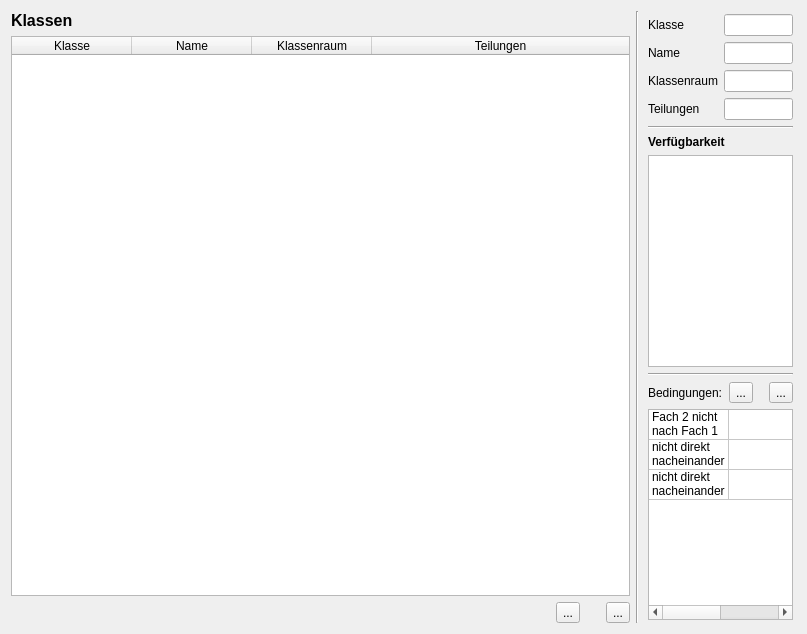
<?xml version="1.0" encoding="UTF-8"?>
<ui version="4.0">
 <class>CourseEditor</class>
 <widget class="QWidget" name="CourseEditor">
  <property name="geometry">
   <rect>
    <x>0</x>
    <y>0</y>
    <width>807</width>
    <height>634</height>
   </rect>
  </property>
  <property name="sizePolicy">
   <sizepolicy hsizetype="Preferred" vsizetype="MinimumExpanding">
    <horstretch>0</horstretch>
    <verstretch>0</verstretch>
   </sizepolicy>
  </property>
  <property name="minimumSize">
   <size>
    <width>0</width>
    <height>0</height>
   </size>
  </property>
  <property name="mouseTracking">
   <bool>false</bool>
  </property>
  <property name="windowTitle">
   <string>Daten der Klassen</string>
  </property>
  <layout class="QHBoxLayout" name="horizontalLayout" stretch="5,0,1">
   <item>
    <layout class="QVBoxLayout" name="verticalLayout">
     <item>
      <widget class="QLabel" name="label">
       <property name="font">
        <font>
         <pointsize>12</pointsize>
         <bold>true</bold>
        </font>
       </property>
       <property name="text">
        <string>Klassen</string>
       </property>
      </widget>
     </item>
     <item>
      <widget class="QTableWidget" name="class_table">
       <property name="editTriggers">
        <set>QAbstractItemView::NoEditTriggers</set>
       </property>
       <property name="alternatingRowColors">
        <bool>true</bool>
       </property>
       <property name="selectionMode">
        <enum>QAbstractItemView::SingleSelection</enum>
       </property>
       <property name="selectionBehavior">
        <enum>QAbstractItemView::SelectRows</enum>
       </property>
       <attribute name="horizontalHeaderDefaultSectionSize">
        <number>120</number>
       </attribute>
       <attribute name="horizontalHeaderStretchLastSection">
        <bool>true</bool>
       </attribute>
       <column>
        <property name="text">
         <string>Klasse</string>
        </property>
       </column>
       <column>
        <property name="text">
         <string>Name</string>
        </property>
       </column>
       <column>
        <property name="text">
         <string>Klassenraum</string>
        </property>
       </column>
       <column>
        <property name="text">
         <string>Teilungen</string>
        </property>
       </column>
      </widget>
     </item>
     <item>
      <layout class="QHBoxLayout" name="horizontalLayout_2">
       <item>
        <spacer name="horizontalSpacer_3">
         <property name="orientation">
          <enum>Qt::Horizontal</enum>
         </property>
         <property name="sizeHint" stdset="0">
          <size>
           <width>40</width>
           <height>20</height>
          </size>
         </property>
        </spacer>
       </item>
       <item>
        <widget class="QToolButton" name="pb_remove">
         <property name="toolTip">
          <string>&lt;html&gt;&lt;head/&gt;&lt;body&gt;&lt;p&gt;aktuelle Lehrperson aus der Datenbank entfernen&lt;/p&gt;&lt;/body&gt;&lt;/html&gt;</string>
         </property>
         <property name="text">
          <string>...</string>
         </property>
         <property name="icon">
          <iconset>
           <normaloff>../icons/icon_remove.svg</normaloff>../icons/icon_remove.svg</iconset>
         </property>
         <property name="iconSize">
          <size>
           <width>30</width>
           <height>30</height>
          </size>
         </property>
        </widget>
       </item>
       <item>
        <spacer name="horizontalSpacer">
         <property name="orientation">
          <enum>Qt::Horizontal</enum>
         </property>
         <property name="sizeType">
          <enum>QSizePolicy::Fixed</enum>
         </property>
         <property name="sizeHint" stdset="0">
          <size>
           <width>20</width>
           <height>20</height>
          </size>
         </property>
        </spacer>
       </item>
       <item>
        <widget class="QToolButton" name="pb_new">
         <property name="toolTip">
          <string>&lt;html&gt;&lt;head/&gt;&lt;body&gt;&lt;p&gt;neue Lehrperson&lt;/p&gt;&lt;/body&gt;&lt;/html&gt;</string>
         </property>
         <property name="text">
          <string>...</string>
         </property>
         <property name="icon">
          <iconset>
           <normaloff>../icons/icon_new.svg</normaloff>../icons/icon_new.svg</iconset>
         </property>
         <property name="iconSize">
          <size>
           <width>30</width>
           <height>30</height>
          </size>
         </property>
        </widget>
       </item>
      </layout>
     </item>
    </layout>
   </item>
   <item>
    <widget class="Line" name="line_2">
     <property name="orientation">
      <enum>Qt::Vertical</enum>
     </property>
    </widget>
   </item>
   <item>
    <widget class="QWidget" name="frame_r" native="true">
     <layout class="QVBoxLayout" name="verticalLayout_2">
      <property name="leftMargin">
       <number>3</number>
      </property>
      <property name="topMargin">
       <number>3</number>
      </property>
      <property name="rightMargin">
       <number>3</number>
      </property>
      <property name="bottomMargin">
       <number>3</number>
      </property>
      <item>
       <layout class="QFormLayout" name="formLayout">
        <item row="0" column="0">
         <widget class="QLabel" name="label_7">
          <property name="text">
           <string>Klasse</string>
          </property>
         </widget>
        </item>
        <item row="0" column="1">
         <widget class="QLineEdit" name="CLASS">
          <property name="readOnly">
           <bool>true</bool>
          </property>
         </widget>
        </item>
        <item row="1" column="0">
         <widget class="QLabel" name="label_8">
          <property name="text">
           <string>Name</string>
          </property>
         </widget>
        </item>
        <item row="1" column="1">
         <widget class="QLineEdit" name="NAME">
          <property name="readOnly">
           <bool>true</bool>
          </property>
         </widget>
        </item>
        <item row="2" column="0">
         <widget class="QLabel" name="label_9">
          <property name="text">
           <string>Klassenraum</string>
          </property>
         </widget>
        </item>
        <item row="2" column="1">
         <widget class="QLineEdit" name="CLASSROOM">
          <property name="text">
           <string/>
          </property>
          <property name="readOnly">
           <bool>true</bool>
          </property>
         </widget>
        </item>
        <item row="3" column="0">
         <widget class="QLabel" name="label_11">
          <property name="toolTip">
           <string notr="true">&lt;html&gt;&lt;head/&gt;&lt;body&gt;&lt;p&gt;Insbesondere für Epochenunterricht geeignet.&lt;/p&gt;&lt;p&gt;Jeder Block hat einen eigenen Kennzeichen.&lt;/p&gt;&lt;p&gt;Die Unterrichtsstunden können von mehreren Lehrern – parallel oder über das Jahr verteilt – gegeben.&lt;/p&gt;&lt;p&gt;Auch verschiedene Schülergruppen können betroffen sein.&lt;/p&gt;&lt;p&gt;&lt;br/&gt;&lt;/p&gt;&lt;/body&gt;&lt;/html&gt;</string>
          </property>
          <property name="text">
           <string>Teilungen</string>
          </property>
         </widget>
        </item>
        <item row="3" column="1">
         <widget class="QLineEdit" name="DIVISIONS">
          <property name="text">
           <string/>
          </property>
          <property name="readOnly">
           <bool>true</bool>
          </property>
         </widget>
        </item>
       </layout>
      </item>
      <item>
       <widget class="Line" name="line_4">
        <property name="orientation">
         <enum>Qt::Horizontal</enum>
        </property>
       </widget>
      </item>
      <item>
       <widget class="QLabel" name="label_6">
        <property name="font">
         <font>
          <bold>true</bold>
         </font>
        </property>
        <property name="text">
         <string>Verfügbarkeit</string>
        </property>
       </widget>
      </item>
      <item>
       <widget class="EdiTableWidget" name="AVAILABLE">
        <property name="minimumSize">
         <size>
          <width>0</width>
          <height>150</height>
         </size>
        </property>
        <property name="toolTip">
         <string>&lt;html&gt;&lt;head/&gt;&lt;body&gt;&lt;p&gt;Die „Verfügbarkeit“ der Klasse kann für jede Stunde angegeben werden. Mögliche Werte sind „-“ (steht definitiv nicht zur Verfügung) über 1, 2, 3, ... 9 bis „+“ (steht ohne Einschränkung zur Verfügung).&lt;/p&gt;&lt;/body&gt;&lt;/html&gt;</string>
        </property>
       </widget>
      </item>
      <item>
       <widget class="Line" name="line_3">
        <property name="orientation">
         <enum>Qt::Horizontal</enum>
        </property>
       </widget>
      </item>
      <item>
       <layout class="QHBoxLayout" name="horizontalLayout_3">
        <item>
         <widget class="QLabel" name="label_3">
          <property name="toolTip">
           <string>Bedingungen für die Stundenplanung</string>
          </property>
          <property name="text">
           <string>Bedingungen:</string>
          </property>
         </widget>
        </item>
        <item>
         <spacer name="horizontalSpacer_2">
          <property name="orientation">
           <enum>Qt::Horizontal</enum>
          </property>
          <property name="sizeHint" stdset="0">
           <size>
            <width>20</width>
            <height>20</height>
           </size>
          </property>
         </spacer>
        </item>
        <item>
         <widget class="QToolButton" name="pb_remove_constraint">
          <property name="toolTip">
           <string>&lt;html&gt;&lt;head/&gt;&lt;body&gt;&lt;p&gt;aktuelle Lehrperson aus der Datenbank entfernen&lt;/p&gt;&lt;/body&gt;&lt;/html&gt;</string>
          </property>
          <property name="text">
           <string>...</string>
          </property>
          <property name="icon">
           <iconset>
            <normaloff>../icons/icon_remove.svg</normaloff>../icons/icon_remove.svg</iconset>
          </property>
          <property name="iconSize">
           <size>
            <width>20</width>
            <height>20</height>
           </size>
          </property>
         </widget>
        </item>
        <item>
         <spacer name="horizontalSpacer_4">
          <property name="orientation">
           <enum>Qt::Horizontal</enum>
          </property>
          <property name="sizeType">
           <enum>QSizePolicy::Fixed</enum>
          </property>
          <property name="sizeHint" stdset="0">
           <size>
            <width>10</width>
            <height>20</height>
           </size>
          </property>
         </spacer>
        </item>
        <item>
         <widget class="QToolButton" name="pb_new_constraint">
          <property name="toolTip">
           <string>&lt;html&gt;&lt;head/&gt;&lt;body&gt;&lt;p&gt;neue Lehrperson&lt;/p&gt;&lt;/body&gt;&lt;/html&gt;</string>
          </property>
          <property name="text">
           <string>...</string>
          </property>
          <property name="icon">
           <iconset>
            <normaloff>../icons/icon_new.svg</normaloff>../icons/icon_new.svg</iconset>
          </property>
          <property name="iconSize">
           <size>
            <width>20</width>
            <height>20</height>
           </size>
          </property>
         </widget>
        </item>
       </layout>
      </item>
      <item>
       <widget class="QTableWidget" name="constraints">
        <property name="editTriggers">
         <set>QAbstractItemView::NoEditTriggers</set>
        </property>
        <property name="selectionMode">
         <enum>QAbstractItemView::SingleSelection</enum>
        </property>
        <property name="selectionBehavior">
         <enum>QAbstractItemView::SelectRows</enum>
        </property>
        <attribute name="horizontalHeaderVisible">
         <bool>false</bool>
        </attribute>
        <attribute name="horizontalHeaderCascadingSectionResizes">
         <bool>false</bool>
        </attribute>
        <attribute name="horizontalHeaderMinimumSectionSize">
         <number>40</number>
        </attribute>
        <attribute name="horizontalHeaderDefaultSectionSize">
         <number>80</number>
        </attribute>
        <attribute name="horizontalHeaderStretchLastSection">
         <bool>true</bool>
        </attribute>
        <attribute name="verticalHeaderVisible">
         <bool>false</bool>
        </attribute>
        <row>
         <property name="text">
          <string>New Row</string>
         </property>
        </row>
        <row>
         <property name="text">
          <string>New Row</string>
         </property>
        </row>
        <row>
         <property name="text">
          <string>New Row</string>
         </property>
        </row>
        <column>
         <property name="text">
          <string>constraint</string>
         </property>
        </column>
        <column>
         <property name="text">
          <string>value</string>
         </property>
        </column>
        <item row="0" column="0">
         <property name="text">
          <string>Fach 2 nicht nach Fach 1</string>
         </property>
        </item>
        <item row="1" column="0">
         <property name="text">
          <string>nicht direkt nacheinander</string>
         </property>
        </item>
        <item row="2" column="0">
         <property name="text">
          <string>nicht direkt nacheinander</string>
         </property>
        </item>
       </widget>
      </item>
     </layout>
    </widget>
   </item>
  </layout>
 </widget>
 <customwidgets>
  <customwidget>
   <class>EdiTableWidget</class>
   <extends>QTableWidget</extends>
   <header>ui.edi_table</header>
  </customwidget>
 </customwidgets>
 <tabstops>
  <tabstop>class_table</tabstop>
  <tabstop>CLASS</tabstop>
  <tabstop>NAME</tabstop>
  <tabstop>CLASSROOM</tabstop>
  <tabstop>DIVISIONS</tabstop>
 </tabstops>
 <resources/>
 <connections/>
</ui>
